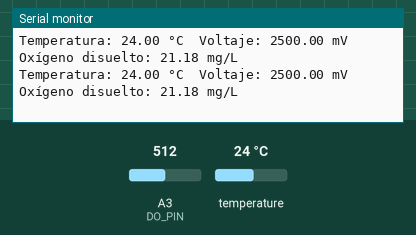
The sketch below on a simulated Arduino Mega 2560, built with avr-gcc and run on an emulated ATmega2560. Parts: the last lines printed to the serial monitor. Inputs (shaded band) come from the test bench; at power-on: temperature 24 °C, A3 (DO_PIN) = 512.

Above: at 3.3 s.
3.4 s: temperature set to 12 °C
At 4.7 s:
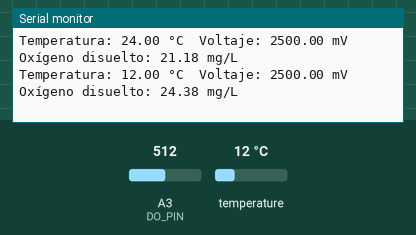
5.9 s: A3 (DO_PIN) set to 716
At 7.3 s:
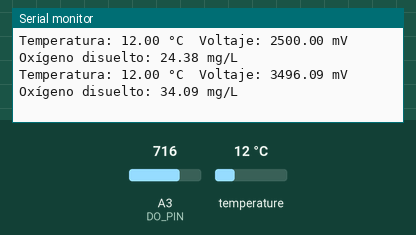
8.4 s: temperature set to 19 °C
At 9.9 s:
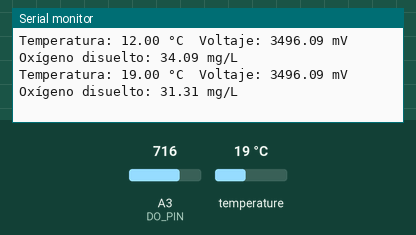
10.9 s: A3 (DO_PIN) set to 900
At 12.5 s:
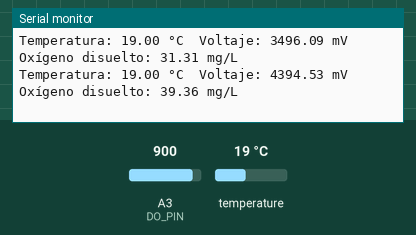
Timing chart, 0 to 14.0 s (numbered marks = the images above; inputs shaded):
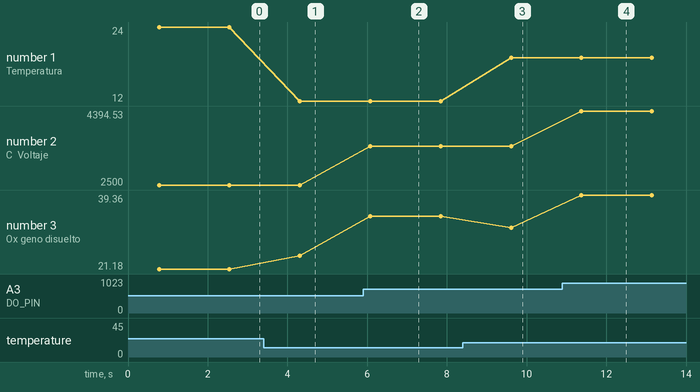

Measured:
- after the input at 3.4 s, the serial monitor: prints a new line after 0.91 s (image 1)
- after the input at 5.9 s, the serial monitor: prints a new line after 0.18 s (image 2)
- after the input at 8.4 s, the serial monitor: prints a new line after 1.2 s (image 3)
- after the input at 10.9 s, the serial monitor: prints a new line after 0.48 s (image 4)
- plotted number 1: 24 → 12 after the input at 3.4 s, 12 → 19 after the input at 8.4 s
- plotted number 2: 2500 → 3496.09 after the input at 5.9 s, 3496.09 → 4394.53 after the input at 10.9 s
- plotted number 3: 21.18 → 24.38 after the input at 3.4 s, 24.38 → 34.09 after the input at 5.9 s, 34.09 → 31.31 after the input at 8.4 s, 31.31 → 39.36 after the input at 10.9 s

The sketch:

sensor_oxigeno_disuelto.ino
```cpp
#include <OneWire.h>
#include <DallasTemperature.h>

// ==== CONFIGURACIÓN PARA SENSOR DE TEMPERATURA DS18B20 ====
#define ONE_WIRE_BUS 2 // Pin digital para el DS18B20
OneWire oneWire(ONE_WIRE_BUS);
DallasTemperature sensors(&oneWire);

// ==== CONFIGURACIÓN PARA SENSOR DE OXÍGENO DISUELTO ====
#define DO_PIN A3     // ← AQUÍ se usa A3 en el Arduino MEGA
#define VREF 5000     // Voltaje de referencia en mV
#define ADC_RES 1024  // Resolución del ADC del Arduino MEGA

// Calibración de un solo punto
//#define CAL1_V 1600   // ← Reemplaza este valor con el que obtuviste al calibrar al aire
//#define CAL1_T 25     // ← Temperatura ambiente durante la calibración

#define CAL1_V 1245
#define CAL1_T 25.75
//oxigeno disuelto de calibración ideal 8.12 mg/L

// Tabla de oxígeno disuelto (mg/L) a saturación 100%, desde 0°C hasta 40°C
const float DO_Table[41] = {
  14.46,14.22,13.99,13.77,13.56,13.36,13.17,12.98,12.80,12.63,
  12.46,12.30,12.14,11.99,11.84,11.69,11.55,11.41,11.28,11.15,
  11.02,10.90,10.78,10.66,10.55,10.44,10.33,10.22,10.12,10.02,
  9.92,9.82,9.73,9.63,9.54,9.45,9.37,9.28,9.20,9.12,9.04
};

void setup() {
  Serial.begin(115200);
  sensors.begin(); // Inicializa el sensor de temperatura
}

void loop() {
  // === 1. Leer temperatura del DS18B20 ===
  sensors.requestTemperatures();
  float temperature = sensors.getTempCByIndex(0);

  // Limita el índice a valores válidos de 0 a 40
  int tempIndex = constrain((int)temperature, 0, 40);

  // === 2. Leer voltaje del sensor de oxígeno disuelto ===
  int adcValue = analogRead(DO_PIN);
  float voltage = (float)adcValue / ADC_RES * VREF;

  // === 3. Calcular oxígeno disuelto compensado por temperatura ===
  float doValue = (voltage / CAL1_V) * DO_Table[tempIndex];

  // === 4. Mostrar resultados ===
  Serial.print("Temperatura: ");
  Serial.print(temperature, 2);
  Serial.print(" °C\tVoltaje: ");
  Serial.print(voltage, 2);
  Serial.print(" mV\tOxígeno disuelto: ");
  Serial.print(doValue, 2);
  Serial.println(" mg/L");

  delay(1000);
}
```
